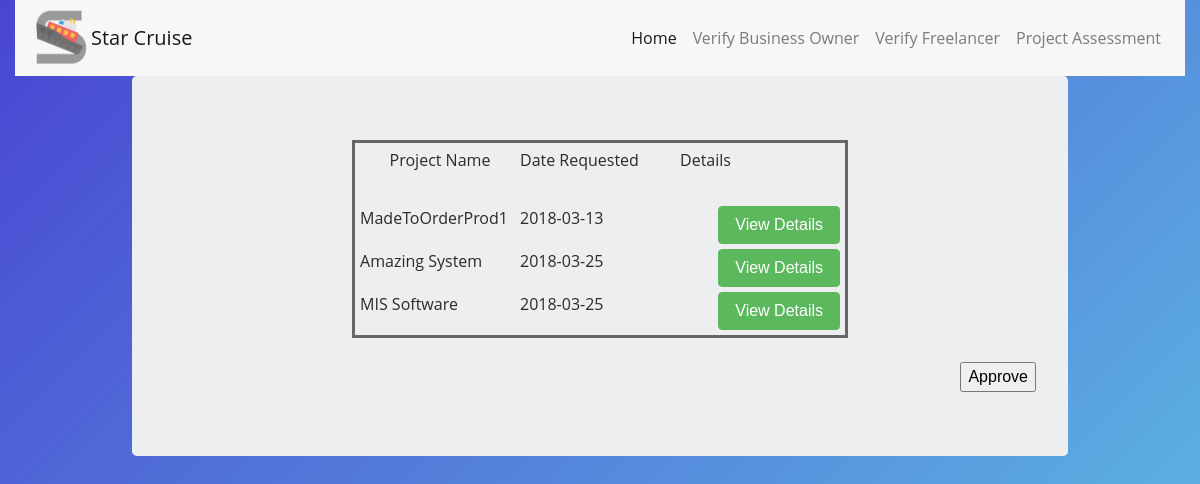
/assesspj.php, run on the app's committed database.
### tables this page shows
CREATE TABLE `products` (
  `Prod_ID` int(11) NOT NULL,
  `Prod_Name` text NOT NULL,
  `Prod_Type` text NOT NULL,
  `Prod_Price` int(11) NOT NULL,
  `Prod_Duration` int(11) NOT NULL,
  `Prod_Description` varchar(500) NOT NULL,
  `Owner_ID` int(11) NOT NULL,
  `Prod_Status` int(11) NOT NULL DEFAULT '0',
  `Prod_DateOrdered` date DEFAULT '2018-03-25',
  `Prod_Approval` tinyint(1) NOT NULL DEFAULT '0'
);

### assesspj.php (the view, shortened to what this page needs)
<!DOCTYPE html>
<html lang="en">
<head>
	<link href="css/bootstrap.min.css" rel="stylesheet">
	<link href="css/bootstrap.css" rel="stylesheet">
	<link href="css/style.css" rel="stylesheet">
	<link href="css/divtable.css" rel="stylesheet">
</head>
<body>
	<div class="container-fluid">
		<div class="row">
			<div class="col-md-12">
				<?php include_once("navbar-admin.php"); ?>
				<div class="jumbotron" style="max-width:80%; margin:auto;">
					<form id="form1">
						<div class="div-table" style="max-width:100%; margin:auto;">
							<div class="div-table-row">
								<div class="div-table-col" align="center">Project Name</div>
								<div class="div-table-col">Date Requested</div>
								<div class="div-table-col">Details</div>
							</div>
							<?php
			$preview = $con->query("SELECT Prod_ID, Prod_Name, Prod_DateOrdered FROM products WHERE Prod_Approval = 0;");
			if ($preview->num_rows > 0){
				while($row = $preview->fetch_assoc()) {
					echo "<div class='div-table-row'>";
					echo "<div class='div-table-col'>".$row['Prod_Name']."</div>";
					echo "<div class='div-table-col'>".$row['Prod_DateOrdered']."</div>";
					echo "<div class='div-table-col' align='right'><button type='button' class='btn btn-success' onclick='javascript:document.location=".'"projectdetail.php?id='.$row['Prod_ID'].'"'."'>View Details</button></div>";
					echo "</div>";
				}
			}
		?>
						</div>
						<div align="right">
							<input type="submit" value="Approve">
						</div>
					</form>
				</div>
			</div>
		</div>
	</div>
</body>
</html>

### css/style.css (style rules this page uses)
html { font-family: 'Open Sans', Helvetica, Arial, sans-serif;; line-height: 1.15; -ms-text-size-adjust: 100%; -webkit-text-size-adjust: 100%; height: 100%; }
body { margin: 0; font-family: 'Open Sans', Helvetica, Arial, sans-serif; background: linear-gradient(135deg, #4945D2 0%, #5fc3e4 100%); height: 100%; background-position: center; background-repeat: no-repeat; -webkit-background-size: cover; -moz-background-size: cover; -o-background-size: cover; background-size: cover; background-attachment: fixed; }

### css/divtable.css (style rules this page uses)
.div-table { display: table; width: auto; border: 3px solid #666666; border-spacing: 5px; }
.div-table-row { display: table-row; width: auto; clear: both; }
.div-table-col { float: left; display: table-column; width: 10em; }

### data on the page
products: Prod_Name "MadeToOrderProd1", Prod_DateOrdered "2018-03-13"
products: Prod_Name "Amazing System", Prod_DateOrdered "2018-03-25"
products: Prod_Name "MIS Software", Prod_DateOrdered "2018-03-25"
